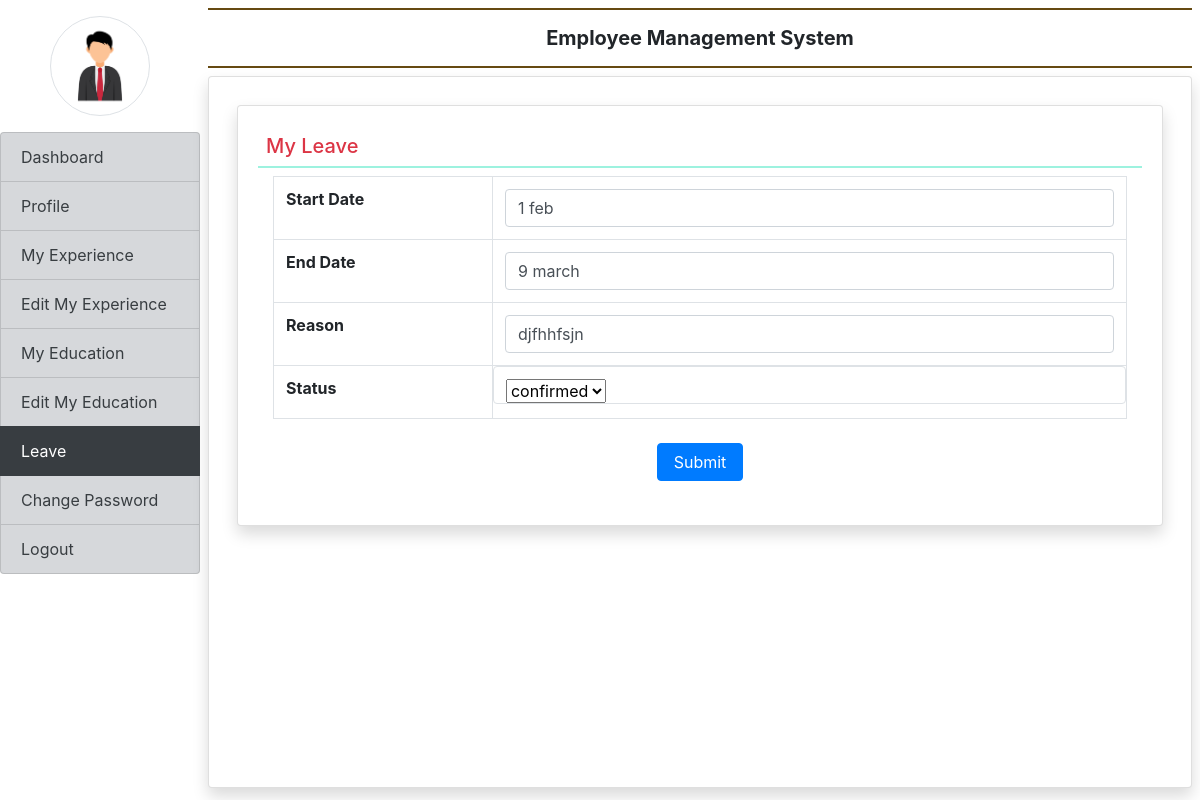
Page /my_leave/ (signed in) on the committed database.
### employee/models.py (models this page shows, shortened)
class EmployeeLeave(models.Model):
    user = models.ForeignKey(User,on_delete=models.CASCADE)
    start_date = models.CharField(max_length=100,null=True)
    end_date = models.CharField(max_length=100,null=True)
    reason = models.CharField(max_length=1000,null=True)
    status = models.CharField(max_length=100,default='pending')

### employee/views.py (the view, shortened to what this page needs)
# urls.py: path('my_leave/',my_leave,name='my_leave'),
def my_leave(request):
    if not request.user.is_authenticated:
        return redirect('emp_login')
    error=""
    user=request.user
    leave = EmployeeLeave.objects.get(user = user )
    return render(request,'my_leave.html',locals())

### employee/templates/my_leave.html (shortened to what this page needs)
{% extends 'emp_base.html' %}
{% block main %}
<link href='https://cdnjs.cloudflare.com/ajax/libs/bootstrap-datepicker/1.9.0/css/bootstrap-datepicker.min.css' rel='stylesheet' type='text/css'>
<div class="card shadow m-2">
    <div class="card-body">
        <h5 class="p-2 text-danger" style="border-bottom:2px solid rgb(157, 242, 223)">My Leave</h5>
        <div class="container fluid">
            <form method="post">
            <table class="table table-bordered">
                <tr>
                    <th>Start Date</th>
                    <td><input type="text" name="start_date" class="form-control" id='datepicker' value="{{leave.start_date}}" ></td>
                </tr>
                <tr>
                    <th>End Date</th>
                    <td><input type="text" name="end_date" class="form-control" id='datepicker1' value="{{leave.end_date}}" ></td>
                </tr>
                <tr>
                    <th>Reason</th>
                    <td><input type="text" name="reason" class="form-control" value="{{leave.reason}}"></td>
                </tr>
                <tr>
                    <th><label for="status">Status</label></th>
                    <td class="form-control" >
                        <select id="status" name="status" >
                            <option value="{{leave.status}}">{{leave.status}}</option>
                          </select>
                    </td>
                </tr>
            </table>
            <center><input type="submit" value="Submit" class="btn btn-primary m-2 px-3"></center>
        </form>
        </div>
    </div>
</div>
{% endblock %}

### rows in the picture
EmployeeLeave: start_date "1 feb", end_date "9 march", reason "djfhhfsjn", status "confirmed"
